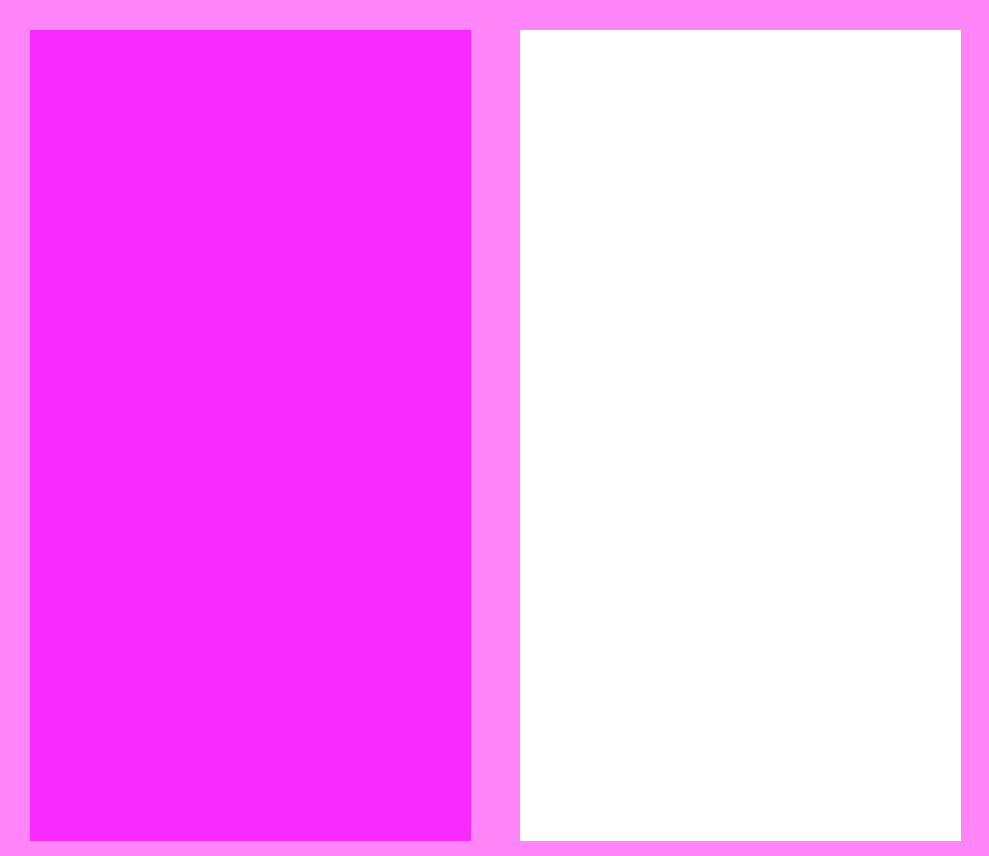
<?xml version="1.0" encoding="UTF-8"?>
<ui version="4.0">
 <class>MainWindow</class>
 <widget class="QMainWindow" name="MainWindow">
  <property name="geometry">
   <rect>
    <x>0</x>
    <y>0</y>
    <width>989</width>
    <height>856</height>
   </rect>
  </property>
  <property name="windowTitle">
   <string>MainWindow</string>
  </property>
  <property name="styleSheet">
   <string notr="true">background-color: rgb(255, 133, 249);</string>
  </property>
  <widget class="QWidget" name="centralwidget">
   <widget class="QWidget" name="verticalWidget" native="true">
    <property name="geometry">
     <rect>
      <x>30</x>
      <y>30</y>
      <width>441</width>
      <height>811</height>
     </rect>
    </property>
    <property name="styleSheet">
     <string notr="true">background-color: rgb(248, 42, 255);</string>
    </property>
    <layout class="QVBoxLayout" name="verticalLayout"/>
   </widget>
   <widget class="QWidget" name="verticalWidget_2" native="true">
    <property name="geometry">
     <rect>
      <x>520</x>
      <y>30</y>
      <width>441</width>
      <height>811</height>
     </rect>
    </property>
    <property name="styleSheet">
     <string notr="true">background-color: rgb(255, 255, 255);</string>
    </property>
    <layout class="QVBoxLayout" name="verticalLayout_2">
     <item>
      <widget class="QLabel" name="label">
       <property name="text">
        <string/>
       </property>
       <property name="pixmap">
        <pixmap>img/3766277.jpg</pixmap>
       </property>
       <property name="scaledContents">
        <bool>true</bool>
       </property>
      </widget>
     </item>
    </layout>
   </widget>
  </widget>
 </widget>
 <resources/>
 <connections/>
</ui>
